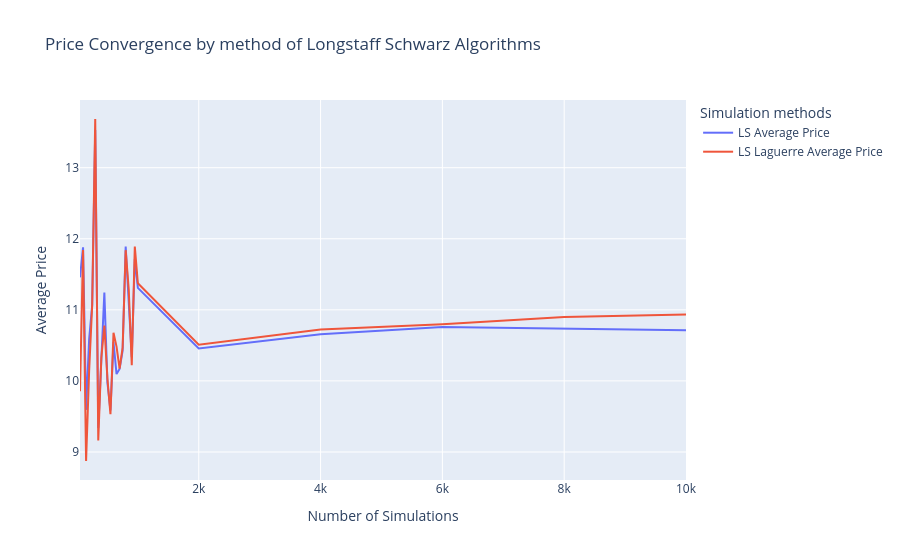

Notebook code for this chart:
### Markdown cell above
## Convergence of both algos to MC Prices for European Options on Baskets

### Code cell
fig = go.Figure()

fig.add_trace(go.Scatter(
    x=df_call_ls_b.index,
    y=df_call_ls_b["mean"],
    mode='lines',
    name='LS Average Price'
))

 # ------ Laguerre -----
fig.add_trace(go.Scatter(
    x=df_call_ls_lb.index,
    y=df_call_ls_lb["mean"],
    mode='lines',
    name='LS Laguerre Average Price'
))


fig.update_layout(
    title="Price Convergence by method of Longstaff Schwarz Algorithms",
    xaxis_title="Number of Simulations",
    yaxis_title="Average Price",
    legend_title="Simulation methods"
)

fig.show()

### Figure 1 — Plotly figure (JSON) as saved in the notebook; plotly's stock layout.template omitted (floating-point values rounded to 4 significant figures)
{"data": [{"mode": "lines", "name": "LS Average Price", "type": "scatter", "x": [50, 100, 150, 200, 250, 300, 350, 400, 450, 500, 550, 600, 650, 700, 750, 800, 850, 900, 950, 1000, 2000, 4000, 6000, 8000, 10000], "y": [11.46, 11.88, 9.593, 10.59, 11.06, 13.53, 9.339, 10.31, 11.24, 9.977, 9.585, 10.55, 10.1, 10.17, 10.43, 11.89, 11.13, 10.33, 11.72, 11.31, 10.46, 10.66, 10.76, 10.74, 10.71]}, {"mode": "lines", "name": "LS Laguerre Average Price", "type": "scatter", "x": [50, 100, 150, 200, 250, 300, 350, 400, 450, 500, 550, 600, 650, 700, 750, 800, 850, 900, 950, 1000, 2000, 4000, 6000, 8000, 10000], "y": [9.854, 11.84, 8.873, 10.14, 11.07, 13.69, 9.162, 10.32, 10.78, 10.04, 9.531, 10.68, 10.48, 10.17, 10.47, 11.84, 11.29, 10.22, 11.89, 11.37, 10.51, 10.72, 10.8, 10.9, 10.93]}], "layout": {"legend": {"title": {"text": "Simulation methods"}}, "title": {"text": "Price Convergence by method of Longstaff Schwarz Algorithms"}, "xaxis": {"title": {"text": "Number of Simulations"}}, "yaxis": {"title": {"text": "Average Price"}}}}
